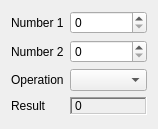
<?xml version="1.0" encoding="UTF-8"?>
<ui version="4.0">
 <class>Dialog</class>
 <widget class="QDialog" name="Dialog">
  <property name="geometry">
   <rect>
    <x>0</x>
    <y>0</y>
    <width>158</width>
    <height>129</height>
   </rect>
  </property>
  <property name="windowTitle">
   <string>Calculator</string>
  </property>
  <layout class="QFormLayout" name="formLayout">
   <item row="0" column="0">
    <widget class="QLabel" name="label">
     <property name="text">
      <string>Number 1</string>
     </property>
    </widget>
   </item>
   <item row="0" column="1">
    <widget class="QSpinBox" name="spinBoxNumber1"/>
   </item>
   <item row="1" column="0">
    <widget class="QLabel" name="label_2">
     <property name="text">
      <string>Number 2</string>
     </property>
    </widget>
   </item>
   <item row="1" column="1">
    <widget class="QSpinBox" name="spinBoxNumber2"/>
   </item>
   <item row="2" column="0">
    <widget class="QLabel" name="label_3">
     <property name="text">
      <string>Operation</string>
     </property>
    </widget>
   </item>
   <item row="2" column="1">
    <widget class="QComboBox" name="comboBoxOperation"/>
   </item>
   <item row="3" column="0">
    <widget class="QLabel" name="label_4">
     <property name="text">
      <string>Result</string>
     </property>
    </widget>
   </item>
   <item row="3" column="1">
    <widget class="QLabel" name="labelResult">
     <property name="frameShape">
      <enum>QFrame::WinPanel</enum>
     </property>
     <property name="frameShadow">
      <enum>QFrame::Sunken</enum>
     </property>
     <property name="text">
      <string>0</string>
     </property>
    </widget>
   </item>
  </layout>
 </widget>
 <tabstops>
  <tabstop>spinBoxNumber1</tabstop>
  <tabstop>spinBoxNumber2</tabstop>
  <tabstop>comboBoxOperation</tabstop>
 </tabstops>
 <resources/>
 <connections/>
</ui>
